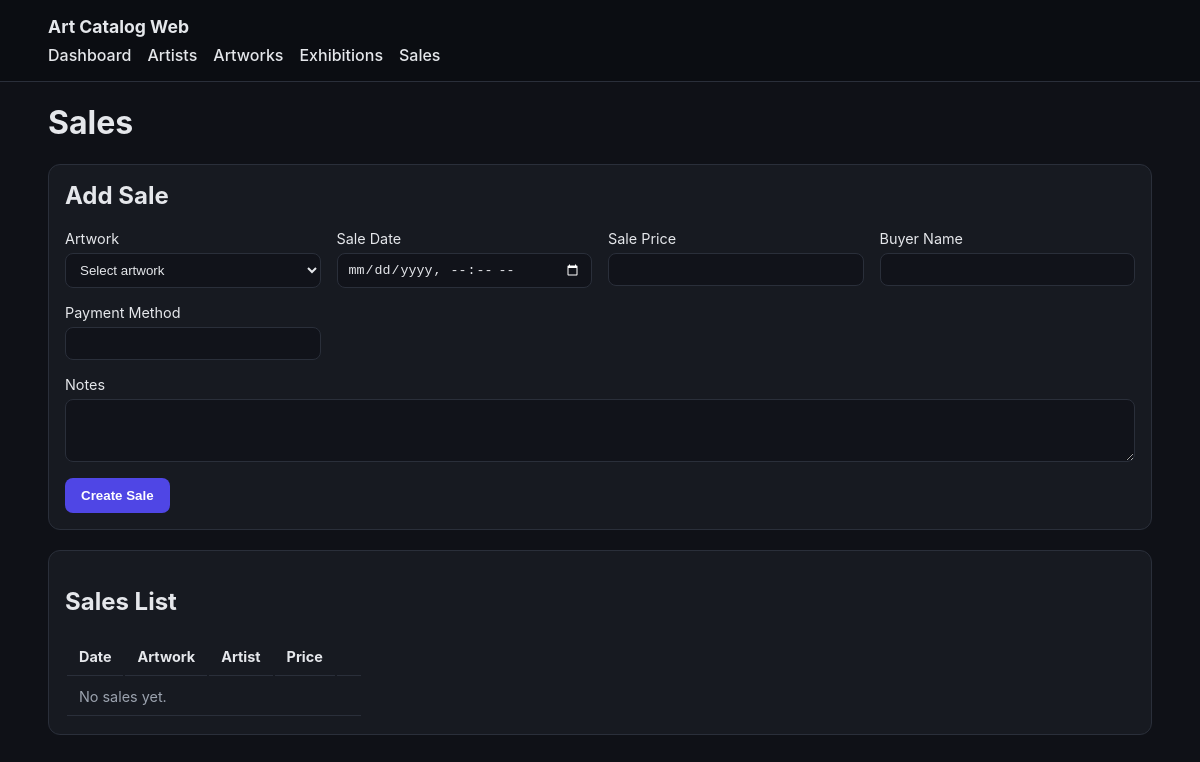
Before: /sales with the older database file.
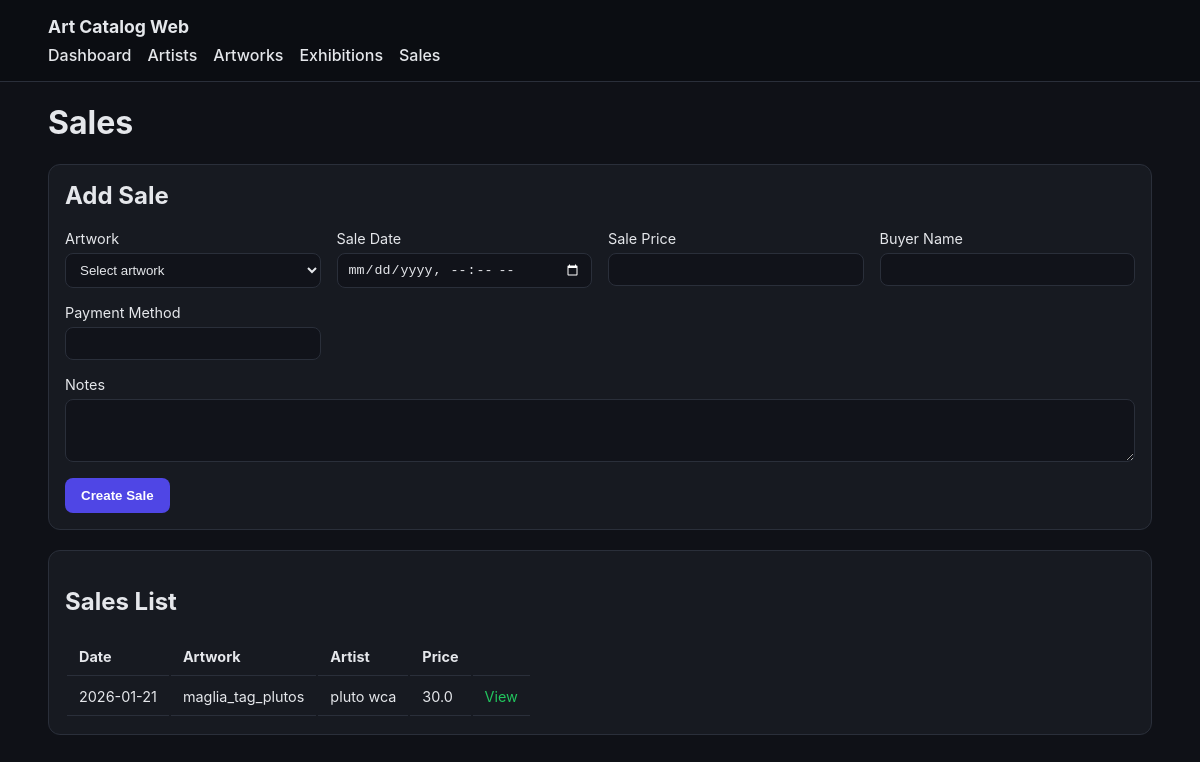
After: the same page with the newer database file.
### tables this page shows
CREATE TABLE sale (
    id INTEGER PRIMARY KEY AUTOINCREMENT,

    artwork_id INTEGER NOT NULL,
    sale_date TEXT NOT NULL,     -- ISO datetime
    sale_price REAL NOT NULL,    -- Prezzo finale
    buyer_name TEXT,             -- Cliente
    payment_method TEXT,         -- cash, card, bank, crypto, ecc.
    notes TEXT,

    FOREIGN KEY (artwork_id)
        REFERENCES artwork(id)
);

CREATE TABLE artwork (
    id INTEGER PRIMARY KEY AUTOINCREMENT,

    artist_id INTEGER,           -- FK verso artist (puo essere NULL)
    title TEXT NOT NULL,         -- Titolo opera / articolo
    description TEXT,            -- Descrizione estesa
    type TEXT,                   -- painting, sculpture, print, merch, ecc.
    year INTEGER,                -- Anno di produzione
    price REAL,                  -- Prezzo di listino
    artist_cut_percent REAL DEFAULT 10, -- Percentuale riconosciuta all'artista
    image TEXT,                  -- Nome file immagine (NO path)
    status TEXT DEFAULT 'available',
    notes TEXT, quantity INTEGER DEFAULT 1, code TEXT,                  -- Note interne

    FOREIGN KEY (artist_id)
        REFERENCES artist(id)
        ON DELETE SET NULL
);

CREATE TABLE artist (
    id INTEGER PRIMARY KEY AUTOINCREMENT,
    name TEXT NOT NULL,          -- Nome artista / collettivo
    bio TEXT,                    -- Biografia
    email TEXT,                  -- Contatto
    phone TEXT,                  -- Contatto
    notes TEXT                   -- Note interne (non pubbliche)
);

### webapp/app.py (the view, shortened to what this page needs)
    @app.route("/sales", methods=["GET", "POST"])
    def sales():
        _, artwork_repo, _, sale_repo = get_repos()
        sales = sale_repo.get_all()
        artworks = artwork_repo.get_all()
        return render_template("sales.html", sales=sales, artworks=artworks)

### core/database.py (called while the page is built)
    def execute(self, query: str, params: tuple = ()):
        cur = self.conn.cursor()
        cur.execute(query, params)
        self.conn.commit()
        return cur

    def close(self):
        self.conn.close()

### core/repositories/artwork_repo.py (called while the page is built, shortened)
    def _ensure_artist_cut_column(self):
        cursor = self.db.execute("PRAGMA table_info(artwork)")
        columns = {row[1] for row in cursor.fetchall()}

    def _ensure_quantity_column(self):
        cursor = self.db.execute("PRAGMA table_info(artwork)")
        columns = {row[1] for row in cursor.fetchall()}

    def _ensure_code_column(self):
        cursor = self.db.execute("PRAGMA table_info(artwork)")
        columns = {row[1] for row in cursor.fetchall()}
        try:
            self.db.execute(
                "CREATE UNIQUE INDEX IF NOT EXISTS idx_artwork_code ON artwork(code)"
            )
        except Exception:
            pass

    def get_all(self):
        cursor = self.db.execute(
            """
            SELECT a.*, ar.name as artist_name
            FROM artwork a
            LEFT JOIN artist ar ON a.artist_id = ar.id
            ORDER BY a.title
            """
        )
        return cursor.fetchall()

### webapp/templates/sales.html (shortened to what this page needs)
{% extends "base.html" %}
{% block content %}
<h1>Sales</h1>
<section class="card form-card">
    <h2>Add Sale</h2>
    <form method="post" class="grid-form">
        <label>
            Artwork
            <select name="artwork_id" required>
                <option value="">Select artwork</option>
            </select>
        </label>
        <label>
            Sale Date
            <input type="datetime-local" name="sale_date" required>
        </label>
        <label>
            Sale Price
            <input type="number" name="sale_price" step="0.01" required>
        </label>
        <label>
            Buyer Name
            <input type="text" name="buyer_name">
        </label>
        <label>
            Payment Method
            <input type="text" name="payment_method">
        </label>
        <label class="full">
            Notes
            <textarea name="notes" rows="3"></textarea>
        </label>
        <button type="submit">Create Sale</button>
    </form>
</section>
<section class="card">
    <h2>Sales List</h2>
    <div class="table-wrap">
        <table>
            <thead>
                <tr>
                    <th>Date</th>
                    <th>Artwork</th>
                    <th>Artist</th>
                    <th>Price</th>
                    <th></th>
                </tr>
            </thead>
            <tbody>
                {% for sale in sales %}
                    <tr>
                        <td>{{ sale["sale_date"] }}</td>
                        <td>{{ sale["artwork_title"] }}</td>
                        <td>{{ sale["artist_name"] or '-' }}</td>
                        <td>{{ sale["sale_price"] }}</td>
                        <td>
                            <a class="link" href="{{ url_for('sale_detail', sale_id=sale['id']) }}">View</a>
                        </td>
                    </tr>
                {% else %}
                    <tr>
                        <td colspan="5" class="muted">No sales yet.</td>
                    </tr>
                {% endfor %}
            </tbody>
        </table>
    </div>
</section>
{% endblock %}

Changed rows visible on the page:
added sale: sale_date "2026-01-21", artwork_title "maglia_tag_plutos", name "pluto wca", sale_price "30.0"
Other visible differences:
text no longer shown: "No sales yet."
